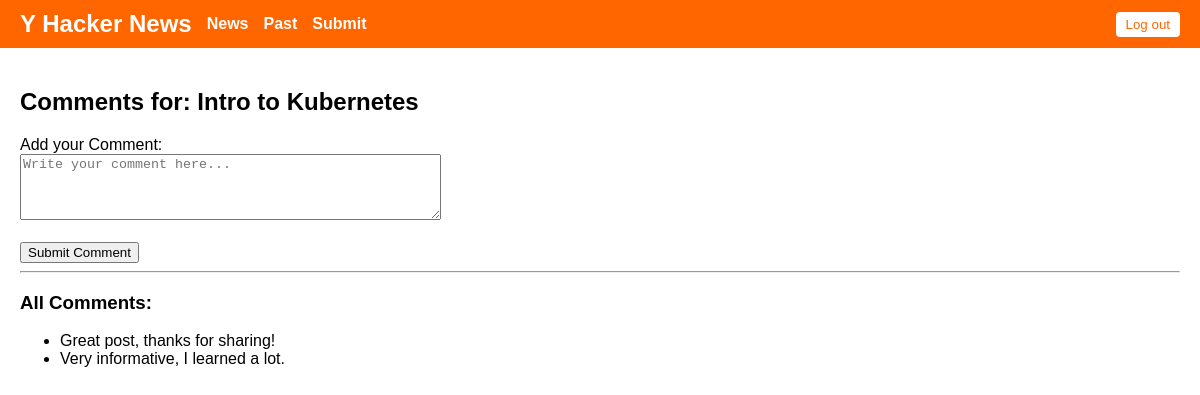
The app's page /comment/8/ with its own data.
### hacker_news/models.py (models this page shows, shortened)
class Posts(models.Model):
    user = models.ForeignKey(Details, on_delete=models.CASCADE, related_name='posts')
    title = models.CharField(max_length=255)
    link = models.URLField()
    likes = models.PositiveIntegerField(default=0)
    dislikes = models.PositiveIntegerField(default=0)
    created_at = models.DateTimeField(auto_now_add=True)

class Comments(models.Model):
    post = models.ForeignKey(Posts, on_delete=models.CASCADE, related_name='comments')
    comment = models.TextField()

### hacker_news/views.py (the view, shortened to what this page needs)
# urls.py: path('comment/<int:post_id>/',views.comment_view,name='comment')
def comment_view(request, post_id):
    post = get_object_or_404(Posts, id=post_id)
    comments = post.comments.all()
    return render(request, 'hacker_news/comments.html', {'user_authenticated': True,'post': post, 'comments': comments})

### hacker_news/templates/hacker_news/comments.html (shortened to what this page needs)
<!DOCTYPE html>
<html lang="en">
<head>
</head>
<body>
    {% load static %}
    <link rel="stylesheet" href="{% static 'hacker_news/styles.css' %}">
    <header>
        <div class="nav-left">
            <h1>Y Hacker News</h1>
            <a href="{% if user_authenticated %}{% url 'hacker_news:newest' %}{% else %}{% url 'hacker_news:login' %}{% endif %}">News</a>
            <a href="{% if user_authenticated %}{% url 'hacker_news:past' %}{% else %}{% url 'hacker_news:login' %}{% endif %}">Past</a>
            <a href="{% if user_authenticated %}{% url 'hacker_news:submit_view' %}{% else %}{% url 'hacker_news:login' %}{% endif %}">Submit</a>
        </div>
        <div class="nav-right">
            {% if user_authenticated %}
                <a href="{% url 'hacker_news:logout' %}"><button>Log out</button></a>
            {% else %}
                <a href="{% url 'hacker_news:login' %}"><button>Log in</button></a>
            {% endif %}
        </div>
    </header>
    {% if user_authenticated %}
    <div class="content">
        <div class="submit-form">
            <h2>Comments for: {{ post.title }}</h2>
            <form action="{% url 'hacker_news:comment' post.id%}" method="post">
                <label for="comment">Add your Comment:</label><br>
                <textarea id="comment" name="comment" rows="4" cols="50" placeholder="Write your comment here..."></textarea><br><br>
                <button type="submit">Submit Comment</button>
            </form>
        </div>
        <hr>
        <div class="comments-list">
            <h3>All Comments:</h3>
            {% if comments %}
                <ul>
                    {% for comment in comments %}
                        <li>{{ comment.comment }}</li>
                    {% endfor %}
                </ul>
            {% else %}
                <p>No comments yet. Be the first to comment!</p>
            {% endif %}
        </div>
    </div>
    {% endif %}
</body>
</html>

### hacker_news/static/hacker_news/styles.css (style rules this page uses)
body { font-family: Arial, sans-serif; margin: 0; padding: 0; }
header { background-color: #f60; color: white; padding: 10px 20px; display: flex; align-items: center; justify-content: space-between; }
.nav-left { display: flex; align-items: center; gap: 15px; }
.nav-left h1 { margin: 0; font-size: 1.5rem; }
.nav-left a { color: white; text-decoration: none; font-weight: bold; }
.nav-right a button { padding: 5px 10px; background-color: white; color: #f60; border: none; border-radius: 4px; cursor: pointer; }
.content { padding: 20px; }

### records on screen
Posts: title "Intro to Kubernetes"
Comments: comment "Great post, thanks for sharing!"
Comments: comment "Very informative, I learned a lot."
